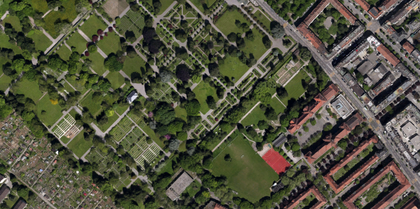
%> input picture Global Optimisation- Branch and Bound/data/InputLeftImage.png, 420 x 209 px, shrunk from 1104 x 549 before the run
$ octave --eval "result = runScript;"   (GNU Octave 9; MATLAB toolbox functions it lacks are replaced by stand-ins)
%> lines starting %> are read from the running program, lines starting %| are printed output that depends on the picture
### Global Optimisation- Branch and Bound/make_struct.m
function new_struct_bounds = make_struct(ThetaLowerBound,ThetaUpperBound,ObjLowerBound,ObjUpperBound,ThetaOptimizer)

new_struct_bounds = struct('ThetaLowerBound', ThetaLowerBound, 'ThetaUpperBound',ThetaUpperBound, 'ObjLowerBound', ObjLowerBound, 'ObjUpperBound',ObjUpperBound,'ThetaOptimizer', ThetaOptimizer);
end

### Global Optimisation- Branch and Bound/LP_solver.m
function [x, bounds_given] = LP_solver(Points,bounds_given,inl_threshold,N)


constraint1 = Points(:,1) - Points(:,3) - inl_threshold;
A_1a = [zeros(N,2) , diag(constraint1), eye(N),zeros(N)];
constraint2 = - Points(:,1) + Points(:,3) - inl_threshold;
A_1b = [zeros(N,2) , diag(constraint2), -1 * eye(N),zeros(N)];
constraint3 = Points(:,2) - Points(:,4) - inl_threshold;
A_1c = [zeros(N,2) , diag(constraint3), zeros(N),eye(N)];
constraint4 = -Points(:,2) + Points(:,4) - inl_threshold;
A_1d = [zeros(N,2) , diag(constraint4), zeros(N),-1*eye(N)];

A_1 = [A_1a;A_1b;A_1c;A_1d];
b_1 = zeros(N*4,1);

A_2 = [zeros(N,2), bounds_given.ThetaLowerBound(1)*eye(N), -1*eye(N), zeros(N)];
b_2 = zeros(N,1);

A_3 = [ones(N,1),zeros(N,1),bounds_given.ThetaUpperBound(1)*eye(N),-1*eye(N),zeros(N)];
b_3 = bounds_given.ThetaUpperBound(1) * ones(N,1);

A_4 = [-1*ones(N,1),zeros(N,1),-bounds_given.ThetaLowerBound(1)*eye(N),eye(N), zeros(N)];
b_4 = -bounds_given.ThetaLowerBound(1) * ones(N,1);

A_5 = [zeros(N,2),-bounds_given.ThetaUpperBound(1)*eye(N),eye(N),zeros(N)];
b_5 = zeros(N,1);

A_6 = [zeros(N,2), bounds_given.ThetaLowerBound(2)*eye(N), zeros(N),-1*eye(N)];
b_6 = zeros(N,1);

A_7 = [zeros(N,1),ones(N,1),bounds_given.ThetaUpperBound(2)*eye(N),zeros(N),-1*eye(N)];
b_7 = bounds_given.ThetaUpperBound(2) * ones(N,1);

A_8 = [zeros(N,1),-1*ones(N,1),-bounds_given.ThetaLowerBound(2)*eye(N), zeros(N),eye(N)];
b_8 = -bounds_given.ThetaLowerBound(2) * ones(N,1);

A_9 = [zeros(N,2),-bounds_given.ThetaUpperBound(2)*eye(N),zeros(N),eye(N)];
b_9 = zeros(N,1);

A = [A_1;A_2;A_3;A_4;A_5;A_6;A_7;A_8;A_9];
b= [b_1;b_2;b_3;b_4;b_5;b_6;b_7;b_8;b_9];

f = [0;0;-1*ones(N,1);zeros(N*2,1)];

[x,zval] = linprog(f,A,b);

T_x = x(1);
T_y = x(2);

%here zval gives us the number of inliers as it is the objective function value at the solution
no_inliers_u = -zval; %upper bound of inliers

%for computing lower bound of inliers test model obtained T_x,T_y with the
%constraints |x+T_x-x'| <= inl_threshold and |y + T_y - y'| <= inl_threshold
thresh = (abs(Points(:,1) + T_x - Points(:,3)) <= inl_threshold) & (abs(Points(:,2) + T_y - Points(:,4)) <= inl_threshold);
no_inliers_l = nnz(thresh);

bounds_given.ObjLowerBound = no_inliers_l;
bounds_given.ObjUpperBound = no_inliers_u;
bounds_given.ThetaOptimizer = [T_x,T_y];


end

### Global Optimisation- Branch and Bound/runScript.m
function [iter,T_x,T_y,inliers_lb,inliers_ub,inlier_indices,outlier_indices] = runScript

%% Initialisation
Points = importdata('data/ListInputPoints.mat');

i_left = imread('data/InputLeftImage.png');
%> i_left is the input picture: size 209x420x3 uint8; mean R, G, B 81.4, 81.8, 62.6
i_right = imread('data/InputRightImage.png');
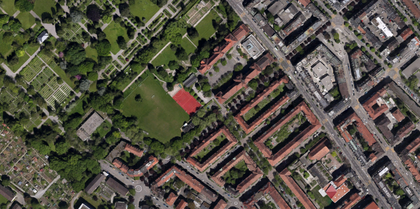
%> input picture Global Optimisation- Branch and Bound/data/InputRightImage.png, 420 x 209 px, shrunk from 1104 x 549 before the run
%> i_right is the input picture: size 209x420x3 uint8; mean R, G, B 85.6, 81.7, 69.7
inlier_threshold = 3;

[img_y,img_x,dim] = size(i_left);
%> img_y = 209; img_x = 420; dim = 3

n = length(Points);
given_bounds = make_struct([-img_x,-img_y],[img_x,img_y],[],[],[]);

[x0,P0] = LP_solver(Points,given_bounds,inlier_threshold, n);
%P0 gives the Tx,Ty,upper bound and lower bound for inliers

%After getting upper and lower bound for number of inliers, we start branch
%and bound

%% Branch and Bound
%initialising opt (upper and lower bound for inliers)
opt_inliers = [-inf, inf];

struct_list = [P0];
flag= 0;

iter=0;
while(flag==0 || length(struct_list)>0)
    %choose best candidate from struct_list
    iter=iter+1;
    list_length = length(struct_list);
    candidate = struct_list(list_length);
    struct_list(length(struct_list)) = [];

    aTable = struct2table(struct_list);
    disp(aTable)
    %if the upper bound of inliers is less than m*(least lower bound) --
    %removed and skipped
    if candidate.ObjUpperBound < opt_inliers(1)
        continue;
    end


    if candidate.ObjLowerBound >= opt_inliers(1) && candidate.ObjUpperBound < opt_inliers(2)
        opt_inliers = [candidate.ObjLowerBound , candidate.ObjUpperBound];
        opt_ThetaBounds = [candidate.ThetaLowerBound, candidate.ThetaUpperBound];
        opt_ThetaOpt  = [candidate.ThetaOptimizer(1), candidate.ThetaOptimizer(2)];
        [opt_x,~] = LP_solver(Points,candidate,inlier_threshold,n);
    end


    if candidate.ObjUpperBound - candidate.ObjLowerBound <= 1
        flag=1;
    end
    Evolution_lb(iter,1) = opt_inliers(1);
    Evolution_ub(iter,1) = opt_inliers(2);

    %Split candidate into children and put in struct_list. Splitting done
    %along the longest dimension

    x_dim = candidate.ThetaUpperBound(1) - candidate.ThetaLowerBound(1);
    y_dim = candidate.ThetaUpperBound(2) - candidate.ThetaLowerBound(2); %2*opt_ThetaBounds(4);

    if x_dim<y_dim

        %First child split along y_dimension
        ThetaLB1 = [candidate.ThetaLowerBound(1),candidate.ThetaLowerBound(2)];
        ThetaUB1 = [candidate.ThetaUpperBound(1), floor((candidate.ThetaLowerBound(2) + candidate.ThetaUpperBound(2))/2)];%[img_x, floor(opt_ThetaBounds(2) + y_dim/2)];
        child1 = make_struct(ThetaLB1,ThetaUB1,[],[],[]);

        %Second child split along y_dimension
        ThetaLB2 = [candidate.ThetaLowerBound(1),ceil((candidate.ThetaLowerBound(2) + candidate.ThetaUpperBound(2))/2)];%[-img_x,ceil(opt_ThetaBounds(2) + y_dim/2)];
        ThetaUB2 = [candidate.ThetaUpperBound(1),candidate.ThetaUpperBound(2)];
        child2 = make_struct(ThetaLB2,ThetaUB2,[],[],[]);

    else

        %First child split along x_dimension
        ThetaLB1 = [candidate.ThetaLowerBound(1),candidate.ThetaLowerBound(2)];
        ThetaUB1 = [floor((candidate.ThetaLowerBound(1) + candidate.ThetaUpperBound(1))/2), candidate.ThetaUpperBound(2)];% [(floor(opt_ThetaBounds(1) + x_dim/2)), img_y];
        child1 = make_struct(ThetaLB1,ThetaUB1,[],[],[]);

        %Second child split along x_dimension
        ThetaLB2 = [ceil((candidate.ThetaLowerBound(1) + candidate.ThetaUpperBound(1))/2), candidate.ThetaLowerBound(2)];%[ceil(opt_ThetaBounds(1) + x_dim/2),-img_y];
        ThetaUB2 = [candidate.ThetaUpperBound(1), candidate.ThetaUpperBound(2)];
        child2 = make_struct(ThetaLB2,ThetaUB2,[],[],[]);
    end

    %using LP to find the best candidate that gives the best number of
    %inliers

    [x_child1,P_child1] = LP_solver(Points,child1,inlier_threshold, n);
    [x_child2,P_child2] = LP_solver(Points,child2,inlier_threshold, n);

    %Now choose best candidate from both and then add to list with second
    %best in first position and best candidate in the last position of the
    %stack

    if P_child1.ObjLowerBound > P_child2.ObjLowerBound && P_child1.ObjUpperBound > P_child2.ObjUpperBound
        best_candidate = P_child1;
        second_best = P_child2;
    elseif P_child2.ObjLowerBound > P_child1.ObjLowerBound && P_child2.ObjUpperBound > P_child1.ObjUpperBound
        best_candidate = P_child2;
        second_best  = P_child1;
    else
        best_candidate = P_child1;
        second_best = P_child2;
    end


    struct_list = [struct_list,second_best,best_candidate];


end
%> after the loop, Evolution_lb = [0; 12; 12; 15]; Evolution_ub = [19.21; 17.4; 17.4; 15]; struct_list = empty struct

T_x = opt_ThetaOpt(1);
%> T_x = -232
T_y = opt_ThetaOpt(2);
%> T_y = -154
inliers_lb = opt_inliers(1);
%> inliers_lb = 15
inliers_ub = opt_inliers(2);
opt_x = opt_x;

%% Inliers from optimal solution
%checking the optimal solution to get inliers and outliers
thresh = (abs(Points(:,1) + T_x - Points(:,3)) <= inlier_threshold) & (abs(Points(:,2) + T_y - Points(:,4)) <= inlier_threshold);

% [7 lines of commented-out code are left out]

inlier_indices = find(thresh);
outlier_indices = find(thresh==0);

%% Inlier and Outlier correspondence on the left and right images
inlier_pts_left = Points(inlier_indices,1:2);
inlier_pts_rt = Points(inlier_indices,3:4);

outlier_pts_left = Points(outlier_indices,1:2);
outlier_pts_rt = Points(outlier_indices,3:4);
figure(1)

i_left = imread('data/InputLeftImage.png');
i_right = imread('data/InputRightImage.png');

showMatchedFeatures(i_left,i_right,Points(:,1:2),Points(:,3:4),'montage','PlotOptions',{'b.','b.','b-'})
title('All corresponding points');
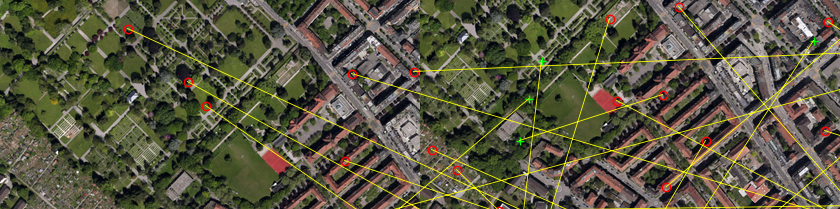
%> figure redrawn from the program's plot data; its title reads 'All corresponding points'

figure(2)
% [4 lines of commented-out code are left out]
Jointimg = cat(2, i_left, i_right); % Places the two images side by side
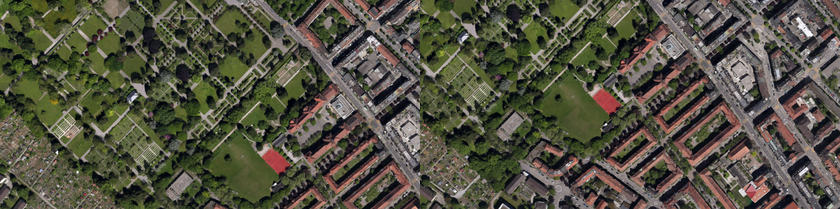
%> Jointimg: size 209x840x3 uint8; mean R, G, B 83.5, 81.8, 66.1
imshow(Jointimg);
width = size(i_left, 2);
hold on;
num_inliers = length(inlier_pts_left);
num_outliers = length(outlier_pts_left);
for i = 1 : num_inliers
    plot(inlier_pts_left(i, 1), inlier_pts_left(i, 2), 'g.', inlier_pts_rt(i, 1) + width,inlier_pts_rt(i, 2), 'g.');
    line([inlier_pts_left(i, 1) inlier_pts_rt(i, 1) + width], [inlier_pts_left(i, 2) inlier_pts_rt(i, 2)],'Color', 'green');
end
hold on;
for i = 1:num_outliers
    plot(outlier_pts_left(i, 1), outlier_pts_left(i, 2), 'r.', outlier_pts_rt(i, 1) + width,outlier_pts_rt(i, 2), 'r.');
    line([outlier_pts_left(i, 1) outlier_pts_rt(i, 1) + width], [outlier_pts_left(i, 2) outlier_pts_rt(i, 2)],'Color', 'red');
end
hold off;
title("Corresponding inliers and outliers");
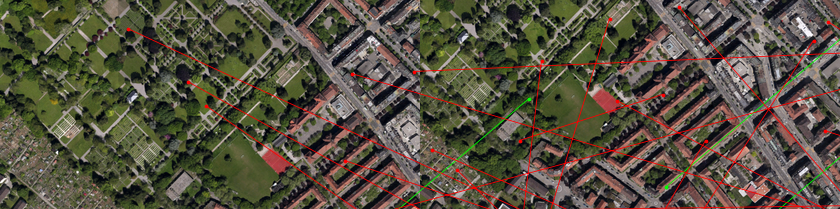
%> figure redrawn from the program's plot data; its title reads 'Corresponding inliers and outliers'

%Convergence of bounds figure

 figure(3)
 iter = 1:1:length(Evolution_lb);
%> `result = runScript;`:
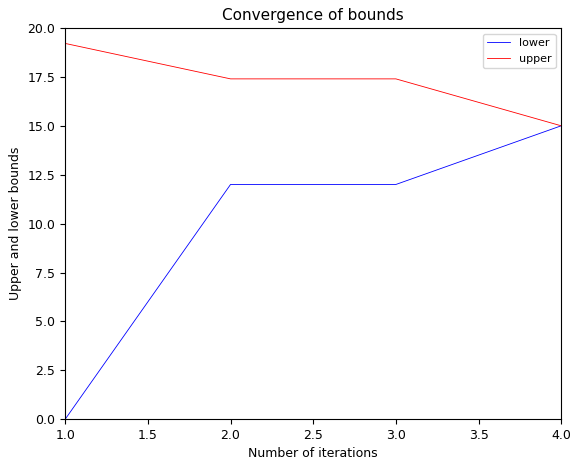
%> figure redrawn from the program's plot data
 plot(iter,Evolution_lb(:,1),'b-');
 hold on;
 plot(iter,Evolution_ub(:,1),'r-');
 hold on;
 legend('lower','upper')
 title('Convergence of bounds')
 xlabel('Number of iterations')
 ylabel('Upper and lower bounds')
 hold off;
end
